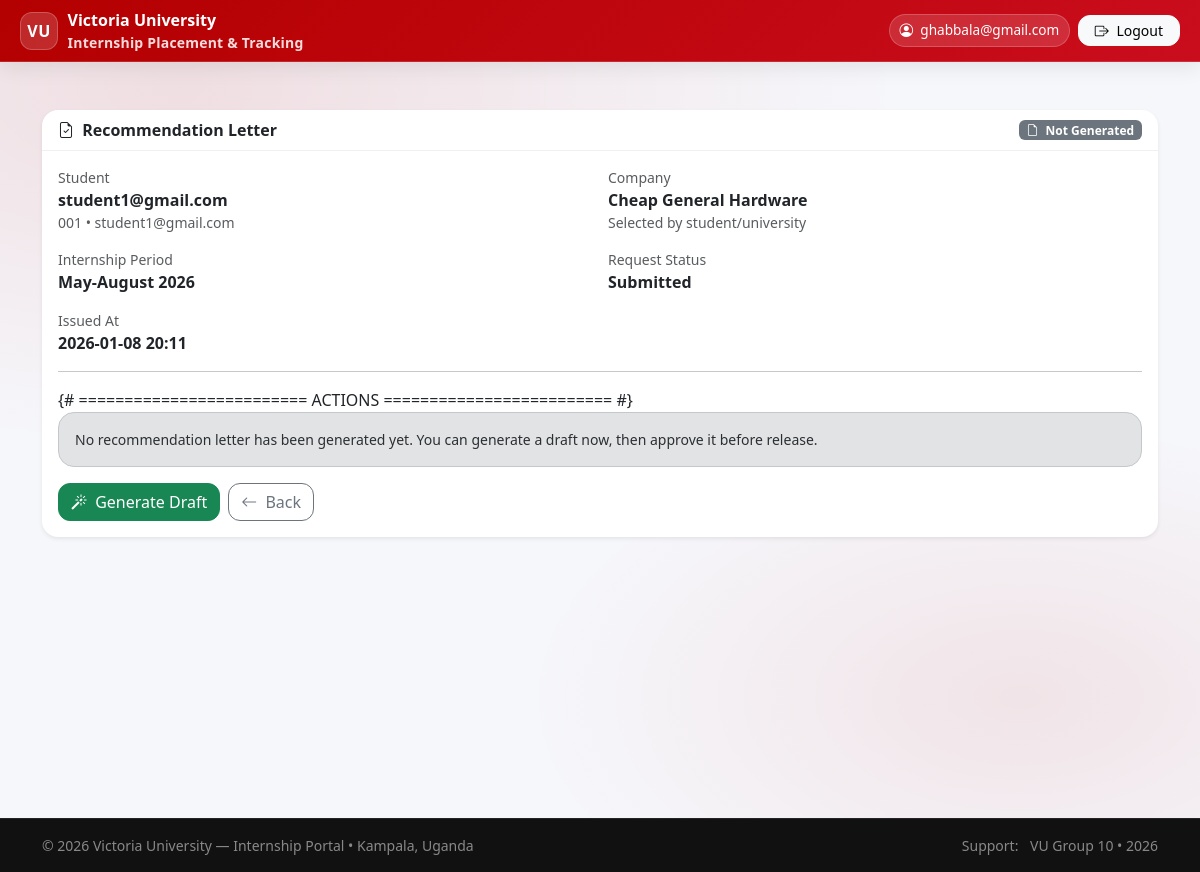
Before: /placements/coordinator/recommendation/1/ (signed in) with the older database file.
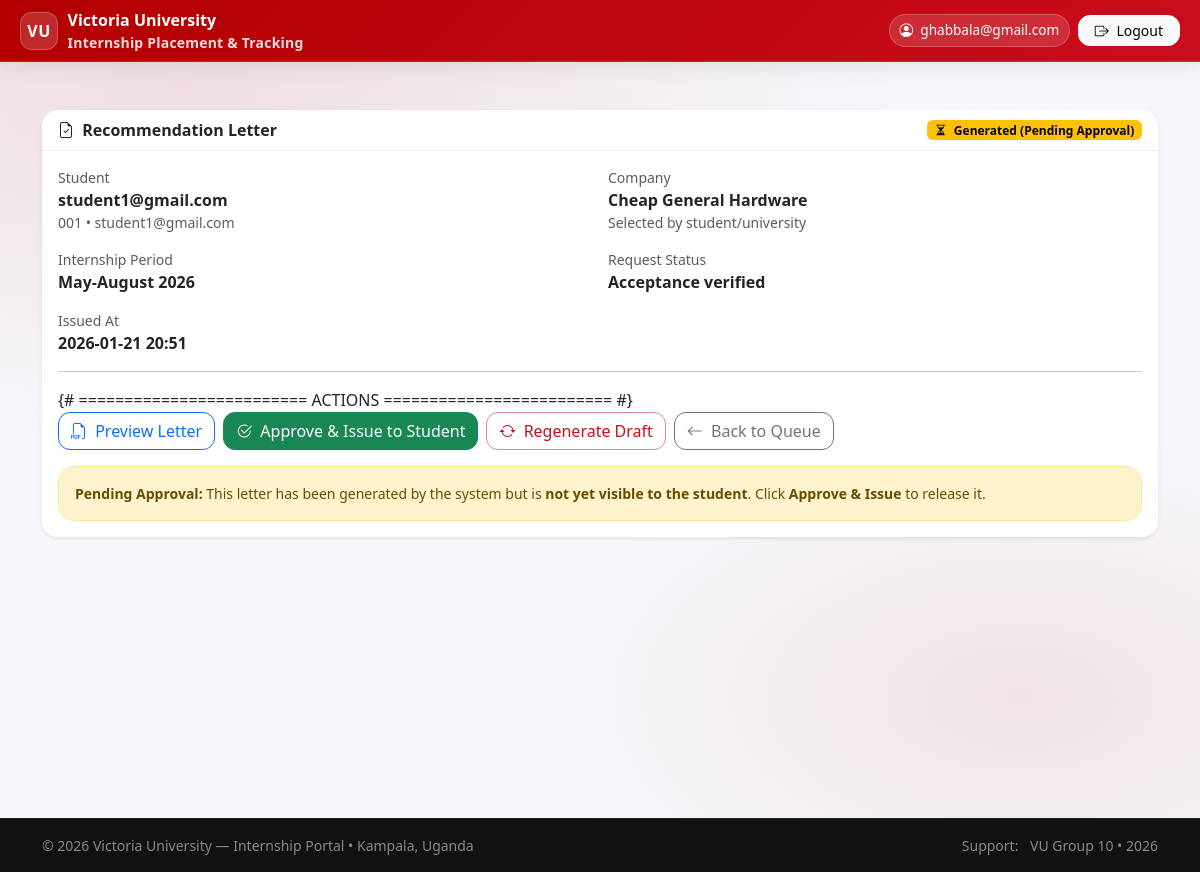
After: the same page with the newer database file.
### placements/models.py (models this page shows, shortened)
class InternshipRequest(models.Model):
    SOURCE = [
        ("student_selected", "Student selected from list"),
        ("student_proposed", "Student proposed new company"),
        ("university_assigned", "University assigned"),
    ]
    STATUS = [
        ("draft", "Draft"),
        ("submitted", "Submitted"),
        ("under_review", "Under review"),
        ("recommendation_pending", "Recommendation pending approval"),
        ("recommended", "Recommendation issued"),
        ("acceptance_uploaded", "Acceptance uploaded"),
        ("acceptance_verified", "Acceptance verified"),
        ("rejected", "Rejected"),
        ("returned_for_acceptance", "Returned: Upload Acceptance Letter"),
    ]
    student = models.ForeignKey(
        "accounts.StudentProfile",
        on_delete=models.CASCADE,
        related_name="requests"
    )
    period = models.ForeignKey(InternshipPeriod, on_delete=models.PROTECT)
    request_source = models.CharField(max_length=30, choices=SOURCE)
    preferred_company = models.ForeignKey(Company, null=True, blank=True, on_delete=models.SET_NULL)
    coordinator_comment = models.TextField(blank=True)
    coordinator_commented_at = models.DateTimeField(null=True, blank=True)
    proposed_company_name = models.CharField(max_length=200, blank=True)
    proposed_company_district = models.CharField(max_length=120, blank=True)
    proposed_company_address = models.CharField(max_length=255, blank=True)
    proposed_company_contact = models.CharField(max_length=200, blank=True)
    preferred_field = models.CharField(max_length=120, blank=True)
    notes = models.TextField(blank=True)
    cv = models.FileField(upload_to="requests/cv/", blank=True, null=True)
    request_letter = models.FileField(upload_to="requests/letters/", blank=True, null=True)
    status = models.CharField(max_length=40, choices=STATUS, default="draft")
    submitted_at = models.DateTimeField(null=True, blank=True)
    reviewed_by = models.ForeignKey(
        "accounts.User",
        null=True, blank=True,
        on_delete=models.SET_NULL,
        related_name="reviewed_requests"
    )
    reviewed_at = models.DateTimeField(null=True, blank=True)
    review_notes = models.TextField(blank=True)
    recommendation_letter = models.FileField(
        upload_to="requests/recommendation_letters/",
        null=True, blank=True
    )
    recommendation_issued_at = models.DateTimeField(null=True, blank=True)
    recommendation_approved = models.BooleanField(default=False)
    recommendation_approved_at = models.DateTimeField(null=True, blank=True)
    recommendation_approved_by = models.ForeignKey(
        settings.AUTH_USER_MODEL,
        null=True, blank=True,
        on_delete=models.SET_NULL,
        related_name="approved_recommendation_requests"
    )
    acceptance_letter = models.FileField(
        upload_to="requests/acceptance_letters/",
        null=True, blank=True
    )
    acceptance_uploaded_at = models.DateTimeField(null=True, blank=True)
    acceptance_verified = models.BooleanField(default=False)
    acceptance_verified_at = models.DateTimeField(null=True, blank=True)
    class Meta:
        unique_together = [("student", "period")]  # one request per period

class InternshipPeriod(models.Model):
    name = models.CharField(max_length=120)  # e.g. "May–Aug 2026"
    start_date = models.DateField()
    end_date = models.DateField()
    is_active = models.BooleanField(default=False)

### accounts/models.py (models this page shows, shortened)
class StudentProfile(models.Model):
    user = models.OneToOneField("accounts.User", on_delete=models.CASCADE, related_name="student_profile")
    reg_no = models.CharField(max_length=50, unique=True)
    phone = models.CharField(max_length=30, blank=True)
    program = models.ForeignKey(
        "academics.Program",
        on_delete=models.PROTECT,
        null=True,
        blank=True,
        related_name="students",
    )

class User(AbstractUser):
    username = None
    email = models.EmailField(_("email address"), unique=True)
    USERNAME_FIELD = "email"
    REQUIRED_FIELDS = []
    objects = UserManager()
    class Meta:
        permissions = [
            ("role_university_supervisor", "Role: VU_UniversitySupervisor"),
            ("role_industry_supervisor", "Role: IndustrySupervisor"),
            ("role_coordinator", "Role: VU_Coordinator"),
        ]
    @property
    def display_name(self):
        full = self.get_full_name().strip()
        return full if full else self.email

### companies/models.py (models this page shows, shortened)
class Company(models.Model):
    STATUS = [
        ("pending_verification", "Pending verification"),
        ("approved", "Approved"),
        ("rejected", "Rejected"),
        ("inactive", "Inactive"),
    ]
    name = models.CharField(max_length=200, unique=True)
    industry = models.CharField(max_length=120, blank=True)
    district = models.CharField(max_length=120, blank=True)
    address = models.CharField(max_length=255, blank=True)
    status = models.CharField(max_length=30, choices=STATUS, default="pending_verification")
    created_at = models.DateTimeField(auto_now_add=True)

### placements/views.py (the view, shortened to what this page needs)
# urls.py: path("coordinator/recommendation/<int:request_id>/", views.coordinator_issue_recommendation, name="coordinator_issue_recommendation"),
@login_required
def coordinator_issue_recommendation(request, request_id):
    if not is_coordinator(request.user):
        return HttpResponseForbidden("Coordinators only.")
    req = get_object_or_404(InternshipRequest, id=request_id)
    return render(request, "placements/coordinator_issue_recommendation.html", {"req": req})

### placements/views.py (called while the page is built)
def is_coordinator(user):
    return user.is_superuser or user.groups.filter(name__in=["Coordinator", "Admin"]).exists()

### templates/placements/coordinator_issue_recommendation.html (shortened to what the changed rows need)
{% extends "base.html" %}
{% block content %}
<div class="card shadow-sm">
  <div class="card-header d-flex align-items-center justify-content-between">
    <div class="fw-bold">
      <i class="bi bi-file-earmark-check me-1"></i> Recommendation Letter
    </div>
    {% if req.recommendation_letter and req.recommendation_approved %}
      <span class="badge text-bg-success">
        <i class="bi bi-check2-circle me-1"></i> Approved & Issued
      </span>
    {% elif req.recommendation_letter and not req.recommendation_approved %}
      <span class="badge text-bg-warning">
        <i class="bi bi-hourglass-split me-1"></i> Generated (Pending Approval)
      </span>
    {% else %}
      <span class="badge text-bg-secondary">
        <i class="bi bi-file-earmark me-1"></i> Not Generated
      </span>
    {% endif %}
  </div>
  <div class="card-body">
    <div class="row g-3 mb-3">
      <div class="col-12 col-md-6">
        <div class="text-muted small">Student</div>
        <div class="fw-semibold">
          {{ req.student.user.get_full_name|default:req.student.user.email }}
        </div>
        <div class="small text-muted">{{ req.student.reg_no }} • {{ req.student.user.email }}</div>
      </div>
      <div class="col-12 col-md-6">
        <div class="text-muted small">Company</div>
        <div class="fw-semibold">
          {% if req.preferred_company %}
            {{ req.preferred_company.name }}
          {% else %}
            {{ req.proposed_company_name|default:"—" }}
          {% endif %}
        </div>
        <div class="small text-muted">
          {% if req.preferred_company %}
            Selected by student/university
          {% else %}
            Proposed company
          {% endif %}
        </div>
      </div>
      <div class="col-12 col-md-6">
        <div class="text-muted small">Internship Period</div>
        <div class="fw-semibold">{{ req.period.name|default:"—" }}</div>
      </div>
      <div class="col-12 col-md-6">
        <div class="text-muted small">Request Status</div>
        <div class="fw-semibold">{{ req.get_status_display }}</div>
      </div>
      {% if req.recommendation_issued_at %}
        <div class="col-12">
          <div class="text-muted small">Issued At</div>
          <div class="fw-semibold">{{ req.recommendation_issued_at|date:"Y-m-d H:i" }}</div>
        </div>
      {% endif %}
    </div>
    <hr class="my-3"/>
    {# =========================
       ACTIONS
       ========================= #}
    {% if req.recommendation_letter %}
      <div class="d-flex flex-column flex-sm-row gap-2 align-items-stretch align-items-sm-center">
        <a class="btn btn-outline-primary"
           href="{{ req.recommendation_letter.url }}"
           target="_blank" rel="noopener">
          <i class="bi bi-filetype-pdf me-1"></i> Preview Letter
        </a>
        {% if not req.recommendation_approved %}
          <form method="post" class="m-0">
            <button class="btn btn-success" name="action" value="approve" type="submit">
              <i class="bi bi-check2-circle me-1"></i> Approve & Issue to Student
            </button>
          </form>
          <form method="post" class="m-0">
            <button class="btn btn-outline-danger" name="action" value="regenerate" type="submit">
              <i class="bi bi-arrow-repeat me-1"></i> Regenerate Draft
            </button>
          </form>
        {% endif %}
        <a class="btn btn-outline-secondary" href="{% url 'coordinator_queue' %}">
          <i class="bi bi-arrow-left me-1"></i> Back to Queue
        </a>
      </div>
      {% if not req.recommendation_approved %}
        <div class="alert alert-warning mt-3 mb-0 small">
          <b>Pending Approval:</b> This letter has been generated by the system but is
          <b>not yet visible to the student</b>. Click <b>Approve & Issue</b> to release it.
        </div>
      {% else %}
        <div class="alert alert-light border mt-3 mb-0 small">
          This recommendation letter is <b>approved</b> and available to the student in their portal.
          If you update logo/stamp/signature, regenerate a new PDF and re-approve.
        </div>
      {% endif %}
    {% else %}
      <div class="alert alert-secondary small">
        No recommendation letter has been generated yet. You can generate a draft now, then approve it before release.
      </div>
      <form method="post" class="d-flex flex-column flex-sm-row gap-2">
        <button class="btn btn-success" name="action" value="generate" type="submit">
          <i class="bi bi-magic me-1"></i> Generate Draft
        </button>
        <a class="btn btn-outline-secondary" href="{% url 'coordinator_queue' %}">
          <i class="bi bi-arrow-left me-1"></i> Back
        </a>
      </form>
    {% endif %}
  </div>
</div>
{% endblock %}

Changed rows visible on the page:
changed InternshipRequest "student1@gmail.com": status "Submitted" → "Acceptance verified"; recommendation_issued_at "2026-01-08 20:11" → "2026-01-21 20:51"
Other visible differences:
text no longer shown: "Not Generated No recommendation letter has been generated yet. You can generate a draft now, then approve it before release. Generate Draft Back"
text now shown: "Generated (Pending Approval) Preview Letter Approve & Issue to Student Regenerate Draft Back to Queue Pending Approval: This letter has been generated by the system but is not yet visible to the student . Click Approve & Issue to release it."
